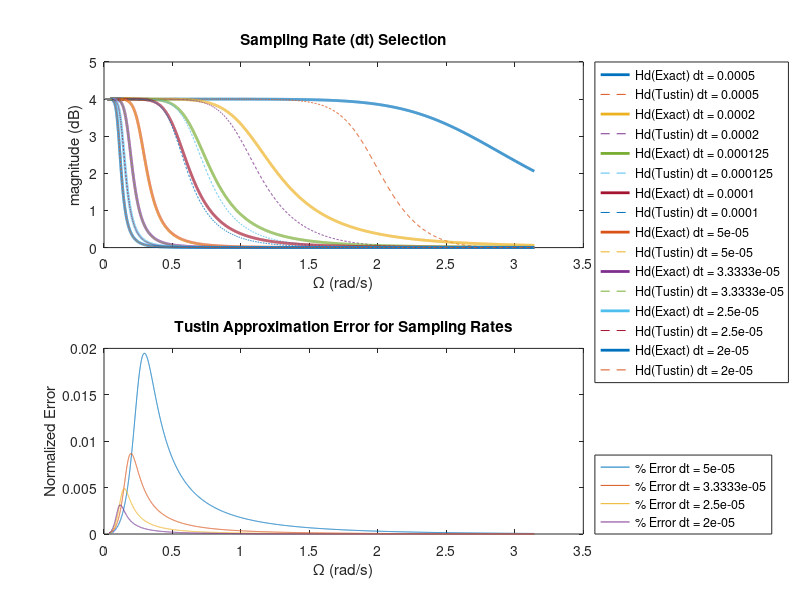
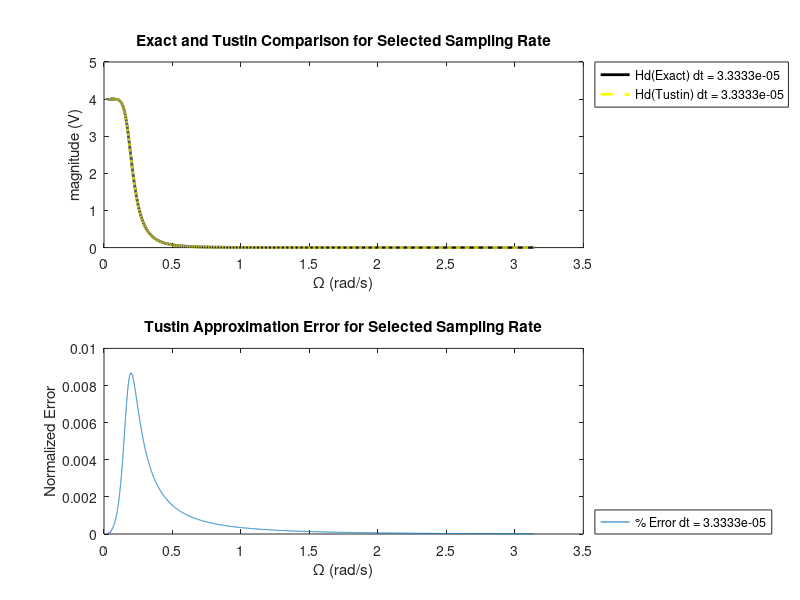
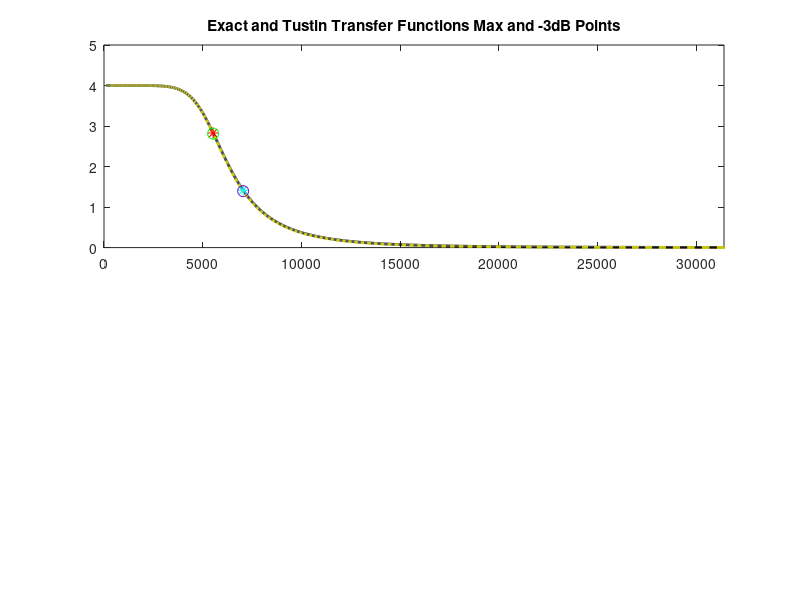

The MATLAB script that drew these images, in order: (Note: this script raises an error after producing the figures.)
%%%%%%%%%%%%%%%%%%%%%%%%%%%%%%%%%%%%%%%%%%%%%%%%%%%%%%%%%%%%%%%%%%%%%%%%%%%
% Fourth Order Butterworth Filter Design
% Transfer Function Discretization
% Embedded Scientific Computing 4450:410
% The University of Akron
% Wilson Woods
% 12.8.2021
%%%%%%%%%%%%%%%%%%%%%%%%%%%%%%%%%%%%%%%%%%%%%%%%%%%%%%%%%%%%%%%%%%%%%%%%%%%

clear;
close all;

% variable definitions
N = 10001;
omega = logspace(-4,pi,N);
z = exp(1i*omega);              % z-domain independent variable
fc = 880;                       % -3dB frequency 880 Hz         

% test values for delta t
dt = [1/2000 1/5000 1/8000 1/10000 1/20000 1/30000 1/40000 1/50000];
len = length(dt);
wc = 2*pi*fc;                   % -3dB radian frequency
k = 4;

found = 0;

% construct transfer function terms
p1 = wc*exp(1i*(5*pi/8));
p2 = wc*exp(1i*(7*pi/8));
p3 = wc*exp(1i*(9*pi/8));
p4 = wc*exp(1i*(11*pi/8));

% s-domain poles
a0 = (p1*p2*p3*p4);
a1 = (p1*p3*p4+p2*p3*p4+p1*p2*p3+p1*p2*p4);
a2 = (p3*p4+p1*p3+p1*p4+p2*p3+p2*p4+p1*p2);
a3 = (p1+p2+p3+p4);

for g = 1:1:len

    s = (log(z)/dt(g));
    
    % exact (s-domain) transfer function H(s)
    Hd_exact = (k*wc.^4)./(s.^4-s.^3*a3+s.^2*a2-s*a1+a0);

    c4 =  16- 8*dt(g)*a3 + 4*a2*dt(g).^2 - 2*dt(g).^3*a1 + dt(g).^4*a0;
    
    c3 = -64+16*a3*dt(g)-4*a1*dt(g).^3+4*a0*dt(g).^4;
    
    c2 = 96-8*a2*dt(g).^2+6*a0*dt(g).^4;
    
    c1 = -64 -16*a3*dt(g)+4*a1*dt(g).^3+4*a0*dt(g).^4;
    
    c0 = 16+8*a3*dt(g)+4*a2*dt(g).^2+2*a1*dt(g).^3+a0*dt(g).^4;
    
    % tustin (z-domain) approximation H(z)
    Hd_T_num = (k*wc.^4*dt(g).^4*(z.^4+4*z.^3+6*z.^2+4*z+1));
    
    Hd_T_denom = z.^4*c4 + z.^3*c3 + z.^2*c2 + z*c1 + c0;
    
    Hd_T = Hd_T_num./Hd_T_denom;
    
    % calculate tustin approximation error
    for a = 1:1:N
        error(a) = abs(Hd_T(a)-Hd_exact(a))/max(abs(Hd_exact));
    end
   
    % plot approximation using various sampling rates
    figure(1)
    subplot(2,1,1)
    title('Sampling Rate (dt) Selection');
    txt1 = ['Hd(Exact) dt = ', num2str(dt(g))];
    txt2 = ['Hd(Tustin) dt = ', num2str(dt(g))];
    txt3 = ['% Error dt = ', num2str(dt(g))];
    
    plot(omega, abs(Hd_exact), 'LineWidth' ,2, 'DisplayName', txt1)
    hold on
    plot(omega, abs(Hd_T), '--', 'DisplayName', txt2)
    xlabel('\Omega (rad/s)')
    ylabel('magnitude (dB)')
    legend('Location','northeastoutside')

    subplot(2,1,2)
    title('Tustin Approximation Error for Sampling Rates');
    if max(error) < 0.02
        plot (omega, error, 'DisplayName', txt3) 
        hold on
        xlabel('\Omega (rad/s)')
        ylabel('Normalized Error')
        legend('Location','southeastoutside')
    end

    % find sampling rate that yields < 1% error
    if max(error) < 0.01
        while found == 0

            % plot selected approximation
            figure (2)
            subplot(2,1,1)
            plot(omega, abs(Hd_exact), 'k', 'LineWidth' , 2 , 'DisplayName', txt1)
            hold on
            plot(omega, abs(Hd_T), '--y', 'LineWidth' , 2 ,'DisplayName', txt2)
            title('Exact and Tustin Comparison for Selected Sampling Rate');
            xlabel('\Omega (rad/s)')
            ylabel('magnitude (V)')
            legend('Location','northeastoutside')
    
            subplot(2,1,2)
            
            plot (omega, error, 'DisplayName', txt3) 
            title('Tustin Approximation Error for Selected Sampling Rate');
            xlabel('\Omega (rad/s)')
            ylabel('Normalized Error')
            legend('Location','southeastoutside')
            
            found = 1;
        end
    end
end

%% from above, sampling rate is chosen to be 1/30000

% determining Hc(iw) and Hd(exp(iwdt))
% Hc(iw):           continuous-time function of i * omega
% Hd(exp(iwdt)):    discrete-time function of i * omega * (1 / 30000)

s_c = 1i*wc;
dt_chosen = 1/30000;
z_wc = exp(1i*wc*dt_chosen);

% continuous-time transfer function
Hc_wc = abs((k*wc.^4)./(s_c.^4-s_c.^3*a3+s_c.^2*a2-s_c*a1+a0));

c4_wc =  16- 8*dt_chosen*a3 + 4*a2*dt_chosen.^2 - 2*dt_chosen.^3*a1 + dt_chosen.^4*a0;

c3_wc = -64+16*a3*dt_chosen-4*a1*dt_chosen.^3+4*a0*dt_chosen.^4;

c2_wc = 96-8*a2*dt_chosen.^2+6*a0*dt_chosen.^4;

c1_wc = -64 -16*a3*dt_chosen+4*a1*dt_chosen.^3+4*a0*dt_chosen.^4;

c0_wc = 16+8*a3*dt_chosen+4*a2*dt_chosen.^2+2*a1*dt_chosen.^3+a0*dt_chosen.^4;

Hd_wc_num = (k*wc.^4*dt_chosen.^4*(z_wc.^4+4*z_wc.^3+6*z_wc.^2+4*z_wc+1));

Hd_wc_denom = z_wc.^4*c4_wc + z_wc.^3*c3_wc + z_wc.^2*c2_wc + z_wc*c1_wc + c0_wc;

% discrete-time (tustin approximation) transfer function
Hd_wc = abs(Hd_wc_num./Hd_wc_denom);

% plots at chosen dt
s_dt = (log(z)/dt_chosen);

Hc_dt = (k*wc.^4)./(s_dt.^4-s_dt.^3*a3+s_dt.^2*a2-s_dt*a1+a0);

Hd_dt_num = (k*wc.^4*dt_chosen.^4*(z.^4+4*z.^3+6*z.^2+4*z+1));

Hd_dt_denom = z.^4*c4_wc + z.^3*c3_wc + z.^2*c2_wc + z*c1_wc + c0_wc;

Hd_dt = Hd_dt_num./Hd_dt_denom;


% calculate DC gain, required to equal 4
s_c2 = 1i*(wc*1.275);
z_wc2 = exp(1i*(wc*1.275)*dt_chosen);

Hc_wc2 = abs((k*wc.^4)./(s_c2.^4-s_c2.^3*a3+s_c2.^2*a2-s_c2*a1+a0));

Hd_wc2_num = (k*wc.^4*dt_chosen.^4*(z_wc2.^4+4*z_wc2.^3+6*z_wc2.^2+4*z_wc2+1));

Hd_wc2_denom = z_wc2.^4*c4_wc + z_wc2.^3*c3_wc + z_wc2.^2*c2_wc + z_wc2*c1_wc + c0_wc;

Hd_wc2 = abs(Hd_wc2_num./Hd_wc2_denom);

% Legend Text
txt4 = ['Hc(i*wc) = ' num2str(Hc_wc)];
txt5 = ['Hd(exp(i*wc*dt)) = ' num2str(Hd_wc)];
txt6 = ['Hc(s) @ dt = ', num2str(dt_chosen)];
txt7 = ['Hd(z) @ dt = ', num2str(dt_chosen)];
txt8 = ['-3dB of Hc(i*wc) = ' num2str(20*log10(Hc_wc))];
txt9 = ['-3dB of Hd(exp(i*wc*dt)) = ' num2str(20*log10(Hd_wc))];
txt10 = ['max dB of Hc(i*wc) = ' num2str(20*log10(max(abs(Hc_dt))))];
txt11 = ['max dB of Hd(exp(i*wc*dt)) = ' num2str(20*log10(max(abs(Hd_dt))))];
txt12 = ['Hc(i*wc) = ' num2str(Hc_wc2)];
txt13 = ['Hd(exp(i*wc*dt)) = ' num2str(Hd_wc2)];

% Figure
figure (3)
subplot(2,1,1)

plot(omega/dt_chosen, abs(Hc_dt), 'k', 'LineWidth' , 2 , 'DisplayName', txt6)
hold on
plot(omega/dt_chosen, abs(Hd_dt), '--y', 'LineWidth' , 2 ,'DisplayName', txt7)
plot(wc, Hc_wc, 'r*', 'MarkerSize', 8, 'DisplayName', txt4)
plot(wc, Hd_wc, 'go', 'MarkerSize', 8, 'DisplayName', txt5)
plot(wc*1.275, Hc_wc2, 'c*', 'MarkerSize', 8, 'DisplayName', txt12)
plot(wc*1.275, Hd_wc2, 'Color', [0.5 0 0.8] , 'marker' , 'o', 'MarkerSize', 8, 'DisplayName', txt13)
title('Exact and Tustin Transfer Functions Max and -3dB Points');
xlim([0 pi/3/dt_chosen])
ax = gca;
ax.XAxis.Exponent = 0;
xtickformat('%.0f')
xlabel('\omega (Hz)')
ylabel('magnitude (V)')
legend('Location','northeastoutside')

subplot(2,1,2)
semilogx(omega/dt_chosen, 20*log10(abs(Hc_dt)), 'k', 'LineWidth' , 2 , 'DisplayName', txt6)
hold on
semilogx(omega/dt_chosen, 20*log10(abs(Hd_dt)), '--y', 'LineWidth' , 2 ,'DisplayName', txt7)
semilogx(wc, 20*log10(Hc_wc), 'r*', 'MarkerSize', 8, 'DisplayName', txt8)
semilogx(wc, 20*log10(Hd_wc), 'go', 'MarkerSize', 8, 'DisplayName', txt9)
semilogx(3, 20*log10(max(abs(Hc_dt))), 'c*', 'MarkerSize', 8, 'DisplayName', txt10)
semilogx(3, 20*log10(max(abs(Hd_dt))), 'Color', [0.5 0 0.8], 'Marker', 'o', 'MarkerSize', 8, 'DisplayName', txt11)
ylim([-40 20])
xlabel('\omega (Hz)')
ylabel('magnitude (V)')
legend('Location','northeastoutside')
